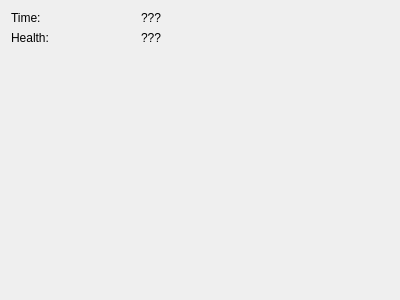
<?xml version="1.0" encoding="UTF-8"?>
<ui version="4.0">
 <class>StatsWidget</class>
 <widget class="QWidget" name="StatsWidget">
  <property name="geometry">
   <rect>
    <x>0</x>
    <y>0</y>
    <width>400</width>
    <height>300</height>
   </rect>
  </property>
  <property name="windowTitle">
   <string>Form</string>
  </property>
  <layout class="QGridLayout" name="gridLayout">
   <item row="0" column="0">
    <widget class="QLabel" name="labelTimeText">
     <property name="text">
      <string>Time:</string>
     </property>
    </widget>
   </item>
   <item row="0" column="1" colspan="2">
    <widget class="QLabel" name="labelTime">
     <property name="sizePolicy">
      <sizepolicy hsizetype="Preferred" vsizetype="Preferred">
       <horstretch>0</horstretch>
       <verstretch>0</verstretch>
      </sizepolicy>
     </property>
     <property name="text">
      <string>???</string>
     </property>
    </widget>
   </item>
   <item row="1" column="0">
    <widget class="QLabel" name="labelHealthText">
     <property name="text">
      <string>Health:</string>
     </property>
    </widget>
   </item>
   <item row="1" column="1" colspan="2">
    <widget class="QLabel" name="labelHealth">
     <property name="text">
      <string>???</string>
     </property>
    </widget>
   </item>
   <item row="2" column="0" colspan="3">
    <spacer name="verticalSpacer">
     <property name="orientation">
      <enum>Qt::Vertical</enum>
     </property>
     <property name="sizeHint" stdset="0">
      <size>
       <width>20</width>
       <height>40</height>
      </size>
     </property>
    </spacer>
   </item>
  </layout>
 </widget>
 <resources/>
 <connections/>
</ui>
